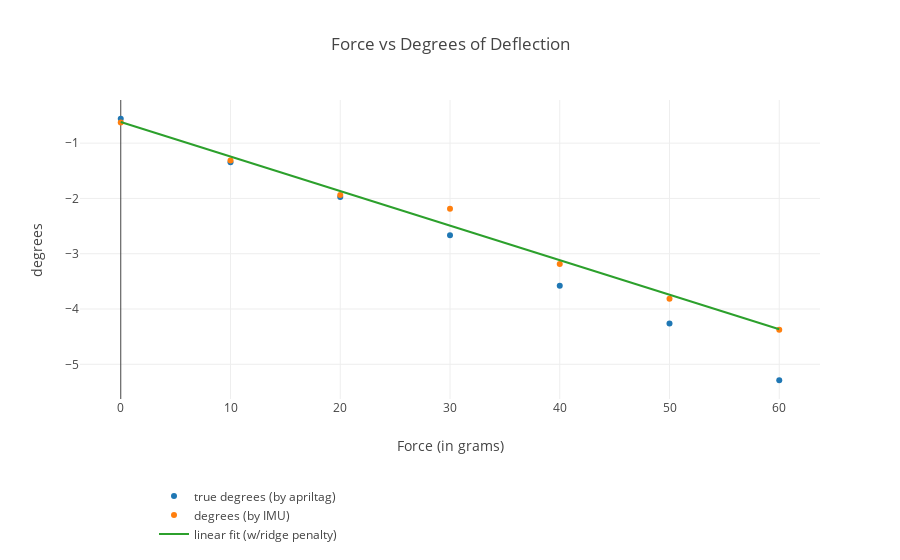

Here is the notebook cell this chart was saved with:
### Code cell
data = [trace1, trace0, trace2]

layout = go.Layout(
    title='Force vs Degrees of Deflection',
    yaxis=dict(title='degrees'),
    xaxis=dict(title='Force (in grams)'),
    legend=dict(x=.1, y=-.5) )

fig = go.Figure(data=data, layout=layout)
# Plot and embed in ipython notebook!

print('Coefficients: \n', regr.coef_)
print("Mean squared error: %.2f" % mean_squared_error(yIMU, yPred))
print('Variance score (ideal 1): %.2f' % r2_score(yIMU, yPred)) 
po.iplot(fig)
#po.plot(fig, filename='temp_plot.html')

### Figure 1 — Plotly figure (JSON) as saved in the notebook; plotly's stock layout.template omitted (floating-point values rounded to 4 significant figures)
{"data": [{"mode": "markers", "name": "true degrees (by apriltag)", "type": "scatter", "x": [0, 10, 20, 30, 40, 50, 60], "y": [-0.5574, -1.346, -1.972, -2.666, -3.58, -4.26, -5.289]}, {"mode": "markers", "name": "degrees (by IMU)", "type": "scatter", "x": [0, 10, 20, 30, 40, 50, 60], "y": [-0.625, -1.312, -1.938, -2.188, -3.188, -3.812, -4.375]}, {"name": "linear fit (w/ridge penalty)", "type": "scatter", "x": [0, 3.158, 6.316, 9.474, 12.63, 15.79, 18.95, 22.11, 25.26, 28.42, 31.58, 34.74, 37.89, 41.05, 44.21, 47.37, 50.53, 53.68, 56.84, 60], "y": [-0.6161, -0.8134, -1.011, -1.208, -1.406, -1.603, -1.8, -1.998, -2.195, -2.392, -2.59, -2.787, -2.984, -3.182, -3.379, -3.577, -3.774, -3.971, -4.169, -4.366]}], "layout": {"legend": {"x": 0.1, "y": -0.5}, "title": "Force vs Degrees of Deflection", "xaxis": {"title": "Force (in grams)"}, "yaxis": {"title": "degrees"}}}
